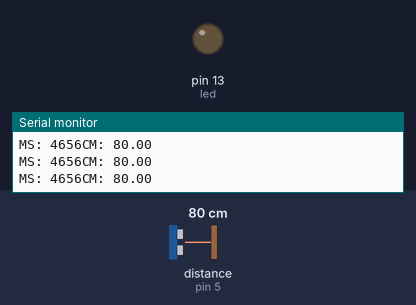
A sketch run on a simulated Arduino Uno, built with avr-gcc and run on an emulated ATmega328P. On the bench: output pins drawn as LEDs (lit = HIGH), the last lines printed to the serial monitor. Inputs (shaded band) come from the test bench; at power-on: distance to the obstacle (sensor on pin 5) 80 cm. The echo pulse lasts 58.3 µs per cm.

Above: at 1.2 s.
1.3 s: distance to the obstacle (sensor on pin 5) set to 15 cm
2.8 s: distance to the obstacle (sensor on pin 5) set to 11 cm
At 3.6 s:
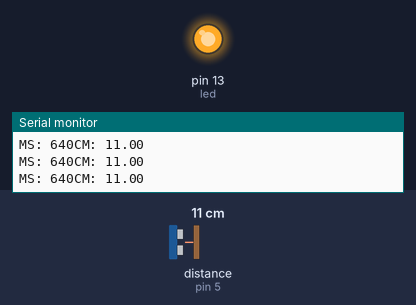
4.4 s: distance to the obstacle (sensor on pin 5) set to 18 cm
At 5.7 s:
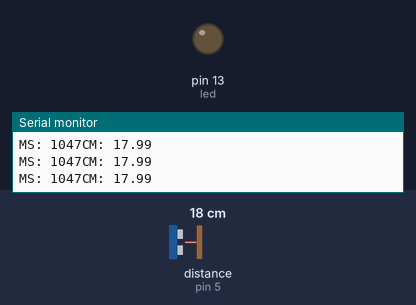
6.0 s: distance to the obstacle (sensor on pin 5) set to 2 cm
At 7.3 s:
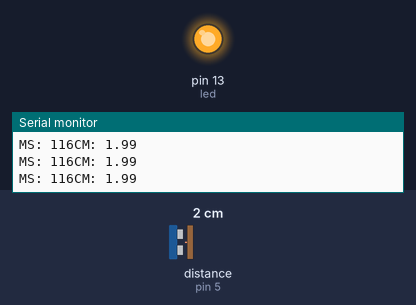
Timing chart, 0 to 8.6 s (numbered marks = the images above; inputs shaded):
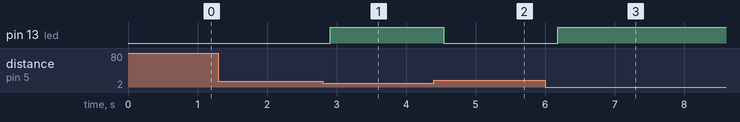

Measured:
- the behaviour switches between 13 and 12 cm on distance to the obstacle (sensor on pin 5) (found by bisection; images 0 and 1)
- after the input at 2.8 s, pin 13 (led): LOW → HIGH after 0.11 s
- after the input at 4.4 s, pin 13 (led): HIGH → LOW after 0.14 s
- after the input at 6.0 s, pin 13 (led): LOW → HIGH after 0.18 s

The sketch:

simple-ultrasonic-sensor-with-led.ino
```cpp
#include <Ultrasonic.h>

#define TRIGGER_PIN  4
#define ECHO_PIN     5

int led=13;

Ultrasonic ultrasonic(TRIGGER_PIN, ECHO_PIN);

void setup()
{
	Serial.begin(9600);
	pinMode(led, OUTPUT);
}

void loop()
{
	float cmMsec;
	long microsec = ultrasonic.timing();

	cmMsec = ultrasonic.convert(microsec, Ultrasonic::CM);

	Serial.print("MS: ");
	Serial.print(microsec);
	Serial.print("CM: ");
	Serial.println(cmMsec);
	delay(100);

	if (cmMsec <= 12) {
	    digitalWrite(led, HIGH);
	} else {
	    digitalWrite(led, LOW);
	}
}
```
